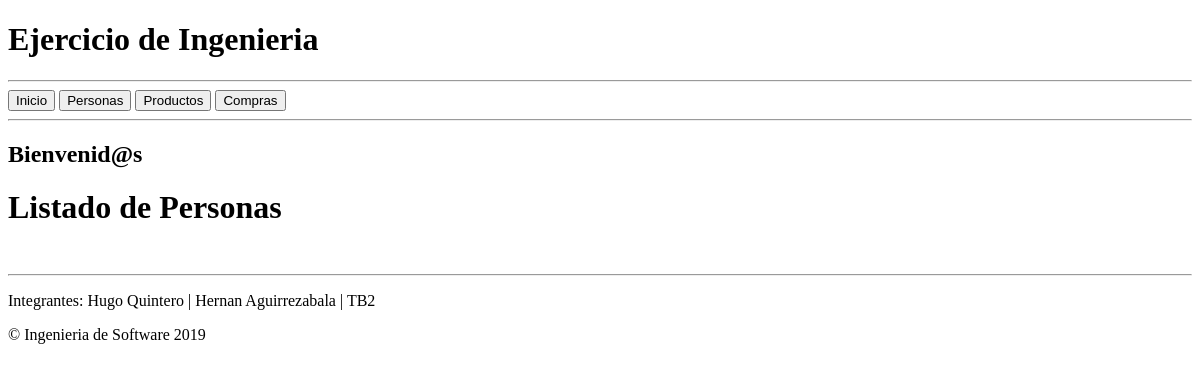
Before: /persona/ with the older database file.
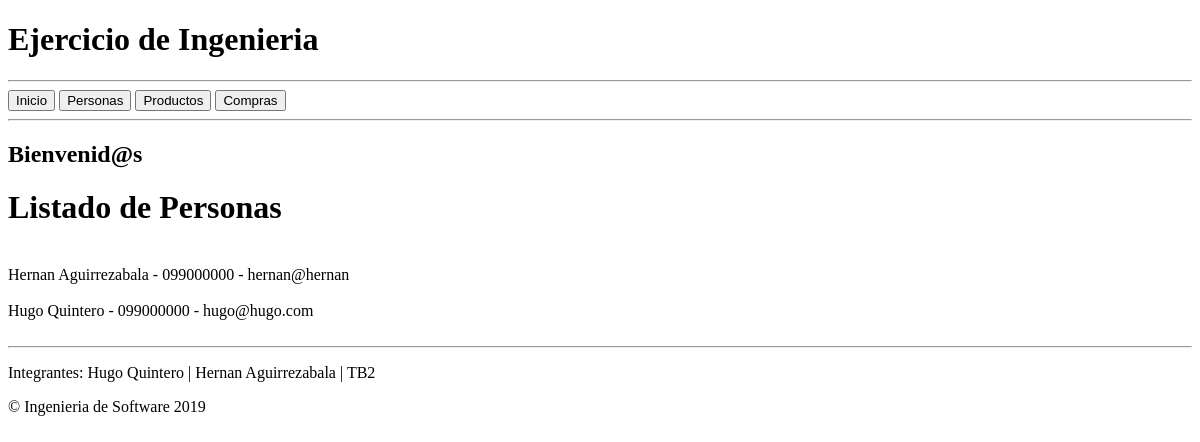
After: the same page with the newer database file.
### ejercicio/models.py (models this page shows, shortened)
class Persona(models.Model):
    nombre = models.CharField(max_length=100, verbose_name="Nombre")
    apellido = models.CharField(max_length=100, verbose_name="Apellido")
    telefono = models.CharField(max_length=50, verbose_name="Telefono")
    email = models.CharField(max_length=80, verbose_name="Email")
    class Meta:
        verbose_name = "cliente"
        verbose_name_plural = "clientes"

### ejercicio/views.py (the view)
# urls.py: path('persona/', views.persona_list, name='persona_list'),
def persona_list(request):
    persona = Persona.objects.all()
    return render(request, 'ejercicio/persona_list.html', {'persona':persona})

### ejercicio/templates/ejercicio/persona_list.html (shortened to what this page needs)
{% extends 'ejercicio/index.html' %}
  {% block content %}
    <h1>Listado de Personas</h1>
    <br>
        {% for persona in persona.all %}
        		{{ persona.nombre }} {{ persona.apellido }} - {{ persona.telefono }} - {{ persona.email }}  <br><br>
        {% endfor %}
  {% endblock %}

Changed rows visible on the page:
added Persona: nombre "Hernan", apellido "Aguirrezabala", telefono "099000000", email "hernan@hernan"
added Persona: nombre "Hugo", apellido "Quintero", telefono "099000000", email "hugo@hugo.com"
